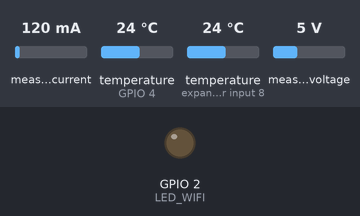
A program run on a simulated ESP32. Shown: output pins drawn as LEDs (lit = HIGH). The test bench sets the inputs (shaded band); at power-on: measured current 120 mA, temperature (sensors on GPIO 4, expander input 8) 24 °C, measured voltage 5 V. WiFi joins after 1.5 s; servers stay silent unless stated; what the program prints to the serial monitor is not drawn.

Above: at 0.2 s.
At 1.6 s:
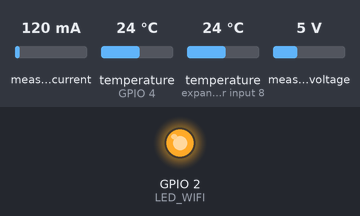
Timing chart, 0 to 3.1 s (numbered marks = the images above):
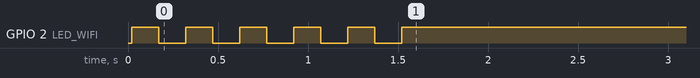

The program:

main.cpp
```cpp
// import library sesuai kebutuhan
#include <Arduino.h>
#include <WiFi.h>
#include <FirebaseESP32.h>
#include <OneWire.h>
#include <DallasTemperature.h>
#include <PZEM004Tv30.h>
#include <esp_wifi.h>

// konfigurasi wifi dan firebase
#define WIFI_SSID "BFI-AP"
#define WIFI_PASSWORD "N0tR4nd0m1z3d."

#define FIREBASE_HOST "https://ta-monitoring-pompa-default-rtdb.asia-southeast1.firebasedatabase.app/"
#define FIREBASE_AUTH "DzODTCZrgG0B9Fb4HlN0HJf26gr1a1k05b74mMuR"
FirebaseData firebaseData;
FirebaseAuth auth;
FirebaseConfig config;

// pendefinisian indikator led koneksi wifi
#define LED_WIFI 2
#define PIN_BOOT_BUTTON 0

// mapping pin sensor suhu dan pengalamatan masing2 sensor
#define ONE_WIRE_BUS 4
OneWire oneWire(ONE_WIRE_BUS);
DallasTemperature ds18b20(&oneWire);

DeviceAddress addrMotor1 = {0x28, 0xEC, 0xB6, 0xB3, 0x00, 0x00, 0x00, 0x80};
DeviceAddress addrMotor2 = {0x28, 0x9A, 0xC4, 0xB3, 0x00, 0x00, 0x00, 0x44};

// variabel penampung nilai suhu valid terakhir
float suhu1 = 0.0;
float suhu2 = 0.0;

// mapping pin PZEM-004T 1 dan 2
PZEM004Tv30 pzem1(Serial2, 16, 17);
PZEM004Tv30 pzem2(Serial1, 26, 27);

// Faktor kalibrasi arus (dibandingkan dengan tang ampere)
const float CAL_CURRENT_1 = 5.25 / 4.7;
const float CAL_CURRENT_2 = 5.4 / 5.015;

// timer pengiriman data PZEM-004T setiap 3 detik
unsigned long previousMillis = 0;
const long interval = 3000;

// timer logging riwayat setiap 5 menit
unsigned long prevHistoryMillis = 0;
const long historyInterval = 300000;

// variabel untuk blinking led indikator koneksi wifi
unsigned long prevLedBlinkMillis = 0;

void setup()
{
  Serial.begin(115200);

  pinMode(LED_WIFI, OUTPUT);
  digitalWrite(LED_WIFI, LOW);

  pinMode(PIN_BOOT_BUTTON, INPUT_PULLUP);

  // inisialisasi DS18B20, resolusi 10 bit, dan mode non-blocking
  ds18b20.begin();

  ds18b20.setResolution(addrMotor1, 10);
  ds18b20.setResolution(addrMotor2, 10);

  ds18b20.setWaitForConversion(false);
  ds18b20.requestTemperatures();

  if (digitalRead(PIN_BOOT_BUTTON) == LOW)
  {
    Serial.println("\n>> [MANUAL RESET] Tombol BOOT ditekan!");
    Serial.println(">> Membersihkan cache Wi-Fi lama di NVS...");
    WiFi.disconnect(true, true); // Parameter true kedua = hapus NVS
    delay(1000);
    Serial.println(">> Cache bersih, melanjutkan koneksi baru.");
  }

  //setup wifi supaya tahan noise tinggi di ruangan pompa
  WiFi.mode(WIFI_STA);
  WiFi.setSleep(false);
  WiFi.setTxPower(WIFI_POWER_19_5dBm);
  esp_wifi_set_protocol(WIFI_IF_STA, WIFI_PROTOCOL_11B | WIFI_PROTOCOL_11G | WIFI_PROTOCOL_11N);
  WiFi.begin(WIFI_SSID, WIFI_PASSWORD);
  Serial.print("Menghubungkan ke Wi-Fi");

  int retryCounter = 0;
  const int MAX_RETRY = 100;

  // logika ketika wifi belum connect, indikator led biru berkedip, dan manjer ketika wifi connect
  while (WiFi.status() != WL_CONNECTED)
  {
    digitalWrite(LED_WIFI, HIGH);
    delay(150);
    digitalWrite(LED_WIFI, LOW);
    delay(150);
    Serial.print(".");

    retryCounter++;
    // Jika lewat dari 30 detik belum terhubung, restart otomatis
    if (retryCounter >= MAX_RETRY)
    {
      Serial.println("\n>> [TIMEOUT] Wi-Fi gagal terhubung dalam 30 detik!");
      Serial.println(">> Merestart ESP32 secara mandiri...");
      ESP.restart(); // Memaksa ESP32 reboot untuk meminta IP ulang ke router
    }
  }

  digitalWrite(LED_WIFI, HIGH);
  Serial.println("\nTerhubung ke Wi-Fi!");
  Serial.print("IP Address ESP32: ");
  Serial.println(WiFi.localIP());

  // konfigurasi koneksi ke firebase
  config.host = FIREBASE_HOST;
  config.signer.tokens.legacy_token = FIREBASE_AUTH;
  Firebase.begin(&config, &auth);

  // Nonaktifkan reconnect bawaan library yang blocking
  Firebase.reconnectWiFi(false);

  Serial.println("Monitoring Pompa IoT Siap!\n");
}

void loop()
{
  unsigned long currentMillis = millis();

  // monitor status koneksi wifi, jika terputus maka led indikator berkedip dan mencoba reconnect
  if (WiFi.status() == WL_CONNECTED)
  {
    digitalWrite(LED_WIFI, HIGH);
  }
  else
  {
    if (currentMillis - prevLedBlinkMillis >= 500)
    {
      prevLedBlinkMillis = currentMillis;
      digitalWrite(LED_WIFI, !digitalRead(LED_WIFI));
      WiFi.reconnect();
    }
  }

  // siklus telemetri data
  if (currentMillis - previousMillis >= interval)
  {
    previousMillis = currentMillis;

    // ================= PEMBACAAN PZEM-004T #1 =================
    float tegangan1 = pzem1.voltage();
    float rawArus1 = 0.0;
    float pf1 = 1.0;
    float powerWatt1 = 0.0;

    if (!isnan(tegangan1) && tegangan1 > 0.0)
    {
      rawArus1 = pzem1.current();
      powerWatt1 = pzem1.power(); // Baca daya aktif riil (Watt) langsung dari PZEM
      pf1 = pzem1.pf();           // Baca PF dari PZEM

      if (isnan(rawArus1)) rawArus1 = 0.0;
      if (isnan(powerWatt1)) powerWatt1 = 0.0;
    }
    else
    {
      tegangan1 = 0.0;
    }

    // 1. Hitung arus terkalibrasi lebih dulu
    float arus1 = rawArus1 * CAL_CURRENT_1;

    // 2. Tentukan daya motor (kW): gunakan hasil baca PZEM jika valid
    float daya1 = 0.0;
    if (powerWatt1 > 0.0) {
      daya1 = powerWatt1 / 1000.0;
    } else {
      // Fallback jika powerWatt bernilai 0 tapi ada arus mengalir
      daya1 = (tegangan1 * arus1 * 0.85) / 1000.0;
    }

    // 3. Evaluasi PF (apakah valid dari sensor atau perlu dihitung dari P/(V*I))
    if (isnan(pf1) || pf1 <= 0.0)
    {
      if (tegangan1 > 0.0 && arus1 > 0.1) {
        pf1 = (daya1 * 1000.0) / (tegangan1 * arus1);
        if (pf1 > 1.0) pf1 = 0.98;
      } else {
        pf1 = 0.0;
      }
    }

    // jeda 10 ms untuk background task wifi
    vTaskDelay(10 / portTICK_PERIOD_MS);

    // ================= PEMBACAAN PZEM-004T #2 =================
    float tegangan2 = pzem2.voltage();
    float rawArus2 = 0.0;
    float pf2 = 1.0;
    float powerWatt2 = 0.0;

    if (!isnan(tegangan2) && tegangan2 > 0.0)
    {
      rawArus2 = pzem2.current();
      powerWatt2 = pzem2.power();
      pf2 = pzem2.pf();

      if (isnan(rawArus2)) rawArus2 = 0.0;
      if (isnan(powerWatt2)) powerWatt2 = 0.0;
    }
    else
    {
      tegangan2 = 0.0;
    }

    float arus2 = rawArus2 * CAL_CURRENT_2;

    float daya2 = 0.0;
    if (powerWatt2 > 0.0) {
      daya2 = powerWatt2 / 1000.0;
    } else {
      daya2 = (tegangan2 * arus2 * 0.85) / 1000.0;
    }

    if (isnan(pf2) || pf2 <= 0.0)
    {
      if (tegangan2 > 0.0 && arus2 > 0.1) {
        pf2 = (daya2 * 1000.0) / (tegangan2 * arus2);
        if (pf2 > 1.0) pf2 = 0.98;
      } else {
        pf2 = 0.0;
      }
    }

    vTaskDelay(10 / portTICK_PERIOD_MS);

    // pembacaan DS18B20 sesuai alamat
    float bacaSuhu1 = ds18b20.getTempC(addrMotor1);
    float bacaSuhu2 = ds18b20.getTempC(addrMotor2);

    if (bacaSuhu1 != DEVICE_DISCONNECTED_C && bacaSuhu1 > -50.0 && bacaSuhu1 < 125.0)
    {
      suhu1 = bacaSuhu1;
    }
    else
    {
      Serial.println(">> [WARN] Sensor Suhu 1 (Motor 1) Disconnected / CRC Error!");
    }

    if (bacaSuhu2 != DEVICE_DISCONNECTED_C && bacaSuhu2 > -50.0 && bacaSuhu2 < 125.0)
    {
      suhu2 = bacaSuhu2;
    }
    else
    {
      Serial.println(">> [WARN] Sensor Suhu 2 (Motor 2) Disconnected / CRC Error!");
    }

    ds18b20.requestTemperatures();

    // tampilan data di serial monitor ketika esp tersambung via USB
    Serial.println("================== MOTOR 1 ==================");
    Serial.printf("Tegangan : %.1f V | Arus : %.2f A (Raw: %.2f A)\n", tegangan1, arus1, rawArus1);
    Serial.printf("Daya     : %.2f kW | PF  : %.2f\n", daya1, pf1);
    Serial.printf("Suhu     : %.1f °C\n", suhu1);

    Serial.println("------------------ MOTOR 2 ------------------");
    Serial.printf("Tegangan : %.1f V | Arus : %.2f A (Raw: %.2f A)\n", tegangan2, arus2, rawArus2);
    Serial.printf("Daya     : %.2f kW | PF  : %.2f\n", daya2, pf2);
    Serial.printf("Suhu     : %.1f °C\n", suhu2);

    // pengiriman data ke firebase
    if (WiFi.status() == WL_CONNECTED)
    {
      FirebaseJson jsonPompa1;
      jsonPompa1.set("tegangan_volt", tegangan1);
      jsonPompa1.set("arus_ampere", arus1);
      jsonPompa1.set("daya_kw", daya1);
      jsonPompa1.set("faktor_daya", pf1);
      jsonPompa1.set("suhu_celsius", suhu1);
      jsonPompa1.set("last_seen/.sv", "timestamp");
      Firebase.updateNode(firebaseData, "/telemetry/pompa_1", jsonPompa1);

      FirebaseJson jsonPompa2;
      jsonPompa2.set("tegangan_volt", tegangan2);
      jsonPompa2.set("arus_ampere", arus2);
      jsonPompa2.set("daya_kw", daya2);
      jsonPompa2.set("faktor_daya", pf2);
      jsonPompa2.set("suhu_celsius", suhu2);
      jsonPompa2.set("last_seen/.sv", "timestamp");

      if (Firebase.updateNode(firebaseData, "/telemetry/pompa_2", jsonPompa2))
      {
        Serial.println(">> Firebase: Telemetri Pompa 1 & 2 Berhasil!");
      }
      else
      {
        Serial.print(">> Firebase Error: ");
        Serial.println(firebaseData.errorReason());
      }
      Serial.println("=============================================\n");

      // logging riwayat berkala (tiap 5 menit)
      // logging riwayat berkala (tiap 5 menit)
      if (currentMillis - prevHistoryMillis >= historyInterval)
      {
        prevHistoryMillis = currentMillis;

        // Riwayat Pompa 1
        FirebaseJson hist1;
        hist1.set("arus", arus1);
        hist1.set("tegangan", tegangan1); // <-- Tambahkan ini
        hist1.set("daya", daya1);
        hist1.set("faktor_daya", pf1); // <-- Tambahkan ini
        hist1.set("suhu", suhu1);
        hist1.set("timestamp/.sv", "timestamp");
        Firebase.pushJSON(firebaseData, "/history/pompa_1", hist1);

        // Riwayat Pompa 2
        FirebaseJson hist2;
        hist2.set("arus", arus2);
        hist2.set("tegangan", tegangan2); // <-- Tambahkan ini
        hist2.set("daya", daya2);
        hist2.set("faktor_daya", pf2); // <-- Tambahkan ini
        hist2.set("suhu", suhu2);
        hist2.set("timestamp/.sv", "timestamp");
        Firebase.pushJSON(firebaseData, "/history/pompa_2", hist2);

        Serial.println(">> [HISTORY] Snapshot berkala lengkap tersimpan ke /history!\n");
      }
    }
    else
    {
      Serial.println(">> [SKIP] Wi-Fi terputus, mengabaikan push Firebase...");
    }
  }

  yield();
}
```
